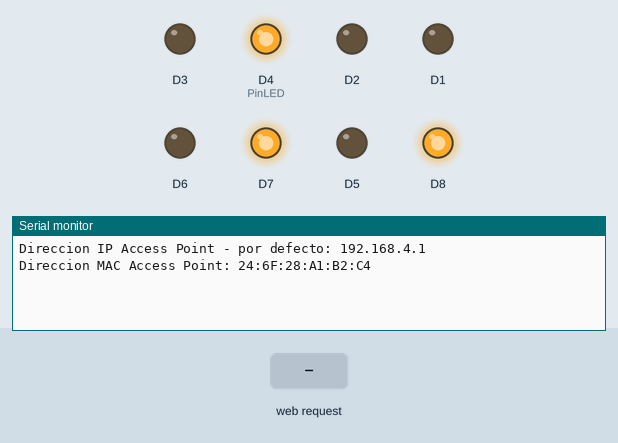
A sketch run on a simulated ESP8266 (NodeMCU). On the bench: output pins drawn as LEDs (lit = HIGH), the last lines printed to the serial monitor. Inputs (shaded band) come from the test bench.

Above: at 1.2 s.
1.3 s: HTTP request GET /v1 received
At 1.8 s:
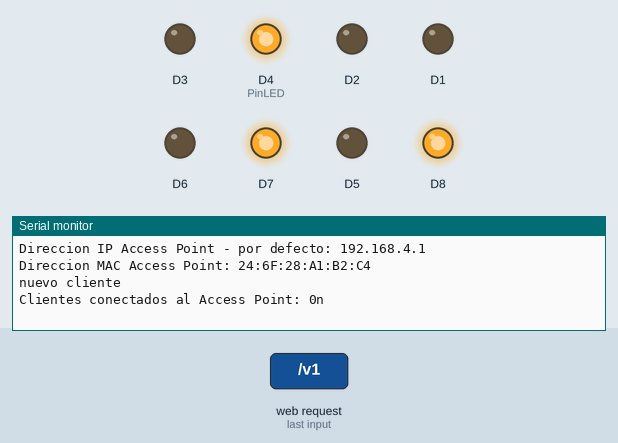
At 2.7 s:
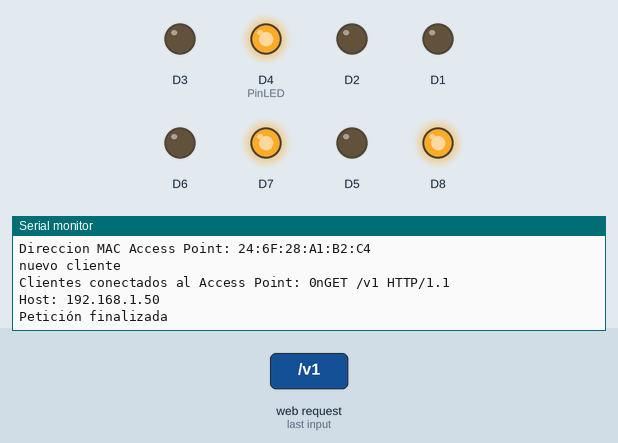

The sketch:

Codigo_movimiento_wifi_1.2.ino
```cpp
/*
 NodeMCU Access Point - Servidor Web por Dani No www.esploradores.com
 Crea un servidor Web en modo Access Point que permite encender y apagar un LED conectado a la salida D4 (GPIO02) del módulo NodeMCU.
 Este código de ejemplo es de público dominio.
 */

#include <ESP8266WiFi.h>                  //Incluye la librería ESP8266WiFi

const char ssid[] = "armacran";    //Definimos la SSDI de nuestro servidor WiFi -nombre de red-
const char password[] = "12345";       //Definimos la contraseña de nuestro servidor
WiFiServer server(80);                    //Definimos el puerto de comunicaciones

int PinLED = 2;                           //Definimos el pin de salida - GPIO2 / D4
int estado = HIGH;                         //Definimos la variable que va a recoger el estado del LED
int data1 = 1000;
int data2 = 0;
int data3 = 0;


// -----------------------------SETUP-------------------------------------------------------------------

void setup() {

  Serial.begin(9600);                     //Iniciamos la comunicación serial con una velocidad de 9600 baudios

  pinMode(PinLED, OUTPUT);                //Inicializamos el GPIO2 como salida
  digitalWrite(PinLED, HIGH);              //Dejamos inicialmente el GPIO2 apagado. Funciona con una lógica inversa. HIGH es apagado y LOW es encendido

  pinMode(12, OUTPUT);
  pinMode(14, OUTPUT);
  pinMode(15, OUTPUT);
  pinMode(5, OUTPUT);
  pinMode(4, OUTPUT);
  pinMode(13, OUTPUT);

  pinMode(D3, OUTPUT);
  //pinMode(n2, OUTPUT);
  //pinMode(n3, OUTPUT);

  digitalWrite(13, HIGH);
  digitalWrite(15, HIGH);
  digitalWrite(D3, LOW);

  server.begin();                         //inicializamos el servidor
  WiFi.mode(WIFI_AP);                     // Definimos el modo del WiFi como Access Point
  // WiFi.softAP(ssid, password);            //Red con clave, en el canal 1 y visible

  //WiFi.softAP(ssid, password,3,1);      //Otra opción: Red con clave, en el canal 3 y visible
  WiFi.softAP(ssid);                    //Otra opción: Red abierta

  Serial.println();                       // Enviamos un salto de línea en el monitor serial

  Serial.print("Direccion IP Access Point - por defecto: ");      //Imprime la dirección IP en el monitor serial
  Serial.println(WiFi.softAPIP());
  Serial.print("Direccion MAC Access Point: ");                   //Imprime la dirección MAC en el monitor serial
  Serial.println(WiFi.softAPmacAddress());

  //IPAddress local_ip(192, 168, 1, 1);                           //Modifica la dirección IP
  //IPAddress gateway(192, 168, 1, 1);
  //IPAddress subnet(255, 255, 255, 0);
  //WiFi.softAPConfig(local_ip, gateway, subnet);
  //Serial.println();
  //Serial.print("Access Point - Nueva direccion IP: ");
  //Serial.println(WiFi.softAPIP());
}

//---------------------------------------------LOOP----------------------------------------------


void loop()
{
 //Potencia de rodillo (dependen de data3)
   if (data3 == 0) {
    digitalWrite(D3, LOW);
  }
  if (data3 == 1) {
    digitalWrite(D3, LOW);
    delay(50);
    digitalWrite(D3, HIGH);
    delay(10);
  }
  if (data3 == 2) {
    digitalWrite(D3, LOW);
    delay(50);
    digitalWrite(D3, HIGH);
    delay(15);
  }

  // Comprueba si el cliente ha conectado
  WiFiClient client = server.available();
  if (!client) {  //si no hay un cliente disponible
    return;  // retornamos al inicio del loop
  }

  // Espera hasta que el cliente envía alguna petición
  Serial.println("nuevo cliente");
  while(!client.available()){   // Mientras no haya un cliente disponible
    delay(1); //Esperamos un milisegundo y volvemos a comprobar, nos quedamos dando vueltas en este loop While.
  }

  // Imprime el número de clientes conectados
  Serial.printf("Clientes conectados al Access Point: %dn", WiFi.softAPgetStationNum());

  // Lee la petición/solicitud (En este ejemplo la solicitud es todo lo que va despues de la IP -> 192.168.4.1/solicitud)
  String peticion = client.readStringUntil('r'); // Creamos una variable String (texto) llamada petición.
  // Dentro de esta variable va todo lo que contiene la variable client hasta que se encuentra con una 'r'
  //El caracter retorno de carro determina el fin de la petición, y está denotado por \r.

  Serial.println(peticion); //imprimimos en el monitor serial
  client.flush(); //Mandamos

  // Comprueba la petición
  if (peticion.indexOf('/on') != -1) {
    estado = LOW;
  }
  if (peticion.indexOf('/off') != -1){
     estado = HIGH;
  }

  //Enciende o apaga el LED en función de la petición
  if (estado == LOW) {
  digitalWrite(PinLED, LOW);
  }
  else {
    digitalWrite(PinLED, HIGH);
  }
  //motores
   if (peticion.indexOf('/up') != -1) {
    analogWrite(12, 0);
    analogWrite(14, data1);
    analogWrite(4, data1);
    analogWrite(5, 0);
  }
  if (peticion.indexOf('/b') != -1) {
    //quedó con esta letra porque por alguna razón, no funciona con "right"
    analogWrite(12, data1);
    analogWrite(14, 0);
    analogWrite(4, data1);
    analogWrite(5, 0);
  }
  if (peticion.indexOf('/d') != -1) {
    //quedó con esta letra porque escribiendo "down" no funciona
    analogWrite(12, data1);
    analogWrite(14, LOW);
    analogWrite(4, LOW);
    analogWrite(5, data1);
  }
  if (peticion.indexOf('/left') != -1) {
    analogWrite(12, LOW);
    analogWrite(14, data1);
    analogWrite(4, LOW);
    analogWrite(5, data1);
  }
  if (peticion.indexOf('/quieto') != -1) {
    digitalWrite(12, LOW);
    digitalWrite(14, LOW);
    digitalWrite(4, LOW);
    digitalWrite(5, LOW);
  }
  //potencia
   if (peticion.indexOf("/v1") != -1) {
    data1 = 250;
  }
  if (peticion.indexOf('/v2') != -1) {
    data1 = 500;
  }
   if (peticion.indexOf('/v3') != -1) {
    data1 = 750;
  }
  if (peticion.indexOf('/v4') != -1) {
    data1 = 1000;
  }
  if (peticion.indexOf('/v5') != -1) {
    data1 = 1028;
  }
  //arma (rodillo con púas)
if (peticion.indexOf('/RON') != -1) {
  if (data2 == 0) {
    data3 = 1;
  }
  else {
    data3 = 2;
  }
}
  if (peticion.indexOf('/ROFF') != -1) {
    data3 = 0;
  }

  if (peticion.indexOf('/v11') != -1) {
    data2 = 0;
  }
  if (peticion.indexOf('/v12') != -1) {
    data2 = 1;
  }


  // Envía la página HTML de respuesta al cliente
  client.println("HTTP/1.1 200 OK");
  client.println("");                                     //No olvidar esta línea de separación
  client.println("<!DOCTYPE HTML>");
  client.println("<meta charset='UTF-8'>");
  client.println("<html>");

      //Imprime el estado del led
  client.print("<h1>El LED está ahora: ");
  if(estado == LOW) {
    client.print("ENCENDIDO</h1>");
  } else {
    client.print("APAGADO</h1>");
  }

      //Se crean botones con estilos para modificar el estado del LED
  client.println("<button type='button' onClick=location.href='/LED=ON' style='margin:auto; background-color:green; color:#A9F5A9; padding:5px; border:2px solid black; width:200;'><h2> ENCENDER</h2> </button>");
  client.println("<button type='button' onClick=location.href='/LED=OFF' style='margin:auto; background-color:red; color:#F6D8CE; padding:5px; border:2px solid black; width:200;'><h2> APAGAR</h2> </button><br><br>");

  client.println("</html>");
  delay(1);
  Serial.println("Petición finalizada");          // Se finaliza la petición al cliente. Se inicaliza la espera de una nueva petición.

  //Desconexión de los clientes
  //WiFi.softAPdisconnect();
}
```

Measured:
- after the input at 1.3 s, the serial monitor: prints a new line at once (image 1)
